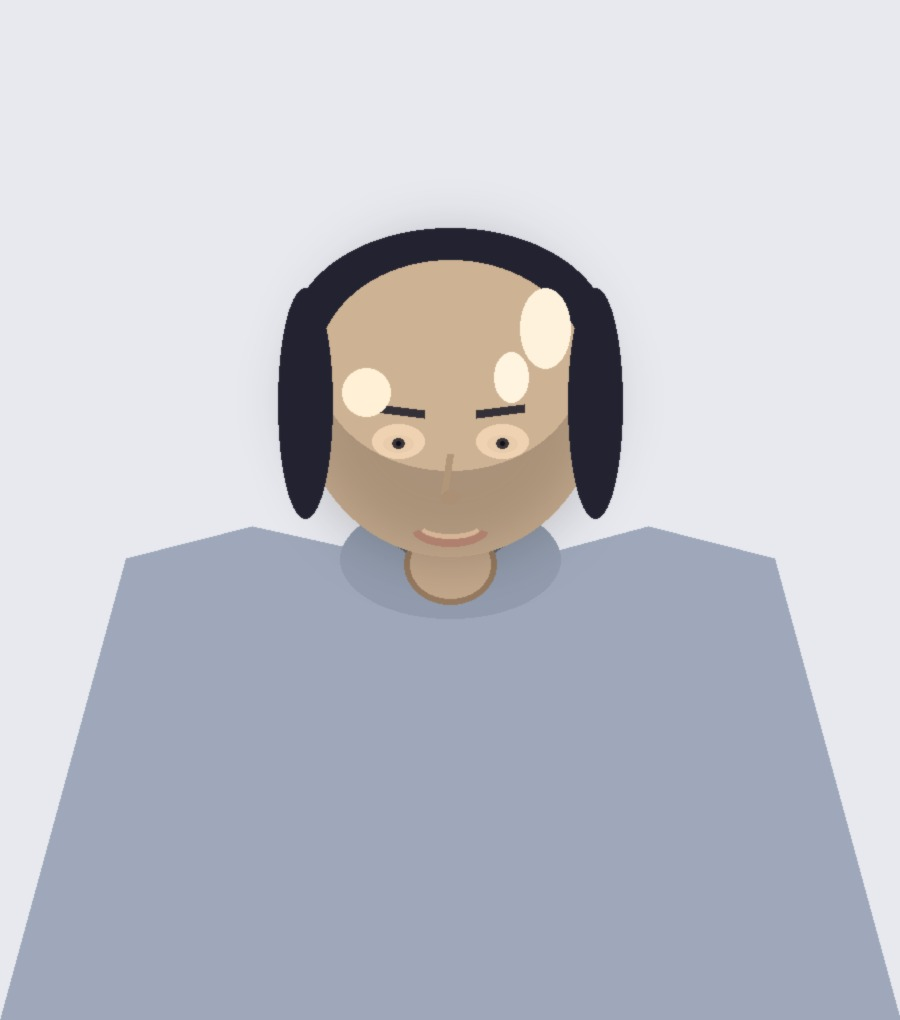
#> input picture assets/photo/placeholder.jpg, 900 x 1020 px
$ python -i portrait.py   (imports and definitions only)
#> lines starting #> are read from the running program, lines starting #| are printed output that depends on the picture
"""Portrait pipeline: photo -> 1-bit dithered dot runs for the banner.

Crop -> grayscale -> autocontrast -> contrast -> unsharp -> Floyd-Steinberg
(serpentine) -> run-length encoding. Dark mode additionally segments the subject
out of the background so dots draw the lit subject only.
"""
from __future__ import annotations

import numpy as np
from PIL import Image, ImageEnhance, ImageFilter, ImageOps
from scipy import ndimage


def crop_to_aspect(path: str, gw: int = 300, gh: int = 340, crop: tuple | None = None):
    """Open photo, crop to gw:gh aspect (default centre), return (rgb, gray) at (gw, gh)."""
#> called with path = '../../assets/photo/placeholder.jpg', gw = 300, gh = 340
    im = Image.open(path).convert("RGB")
#> im is the input picture: PIL image 900x1020 RGB; mean R, G, B 193.7, 195.5, 204
    W, H = im.size
#> W = 900; H = 1020
    target = gw / gh
    cur = W / H
#> cur = 0.882
    if crop is not None:
        x0, y0, x1, y1 = crop
        im = im.crop((int(x0 * W), int(y0 * H), int(x1 * W), int(y1 * H)))
        W, H = im.size
        cur = W / H
    if cur > target:  # too wide -> crop width
        nw = int(H * target)
        x0 = (W - nw) // 2
        im = im.crop((x0, 0, x0 + nw, H))
    else:  # too tall -> crop height
        nh = int(W / target)
#> nh = 1020
        y0 = (H - nh) // 2
#> y0 = 0
        im = im.crop((0, y0, W, y0 + nh))
    im = im.resize((gw, gh), Image.LANCZOS)
#> im: PIL image 300x340 RGB
    gray = im.convert("L")
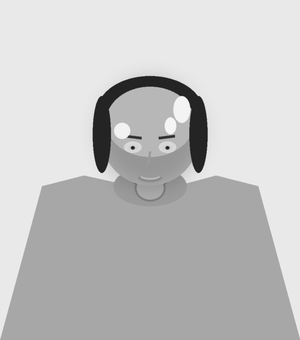
#> gray: PIL image 300x340 L; min 21, max 253, mean 195.9
    return im, gray


# [130 lines left out: functions preprocess, dither_serpentine, subject_mask, runs_from_ink, build_dots, not called in this run]

>>> result = crop_to_aspect('../../assets/photo/placeholder.jpg')
